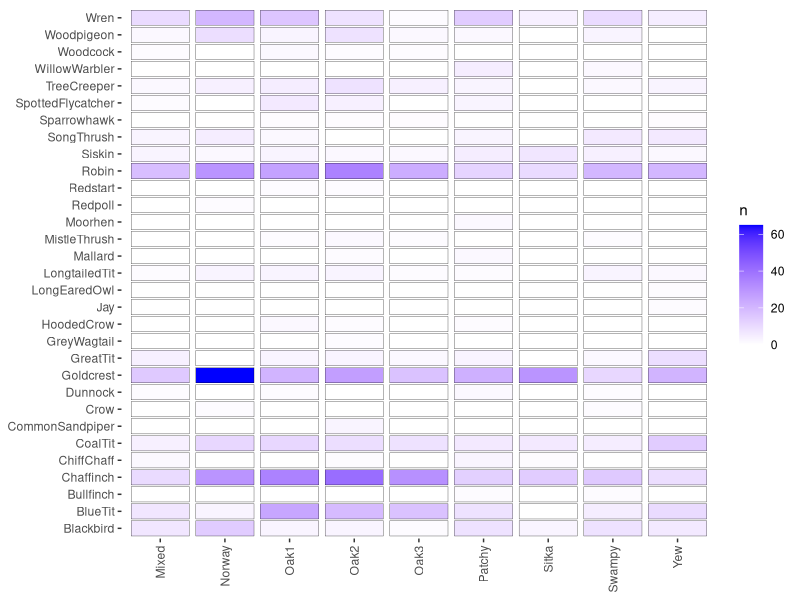
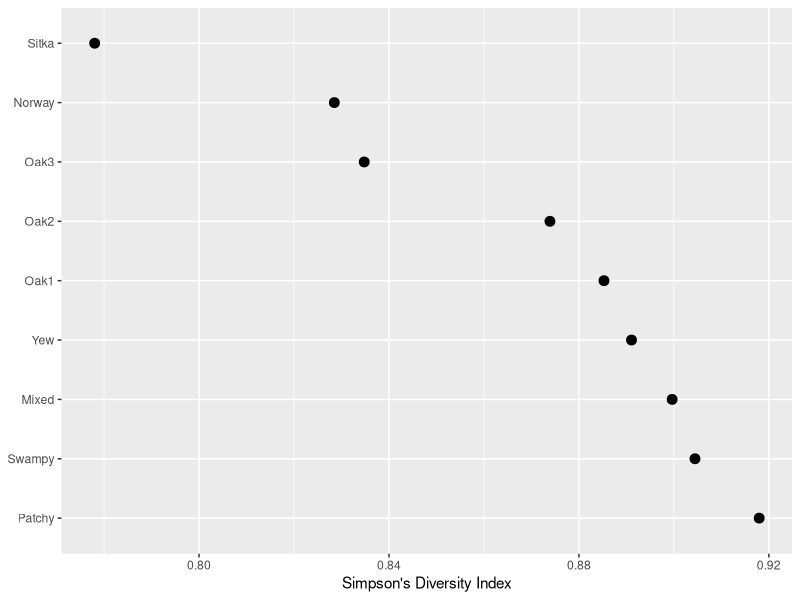
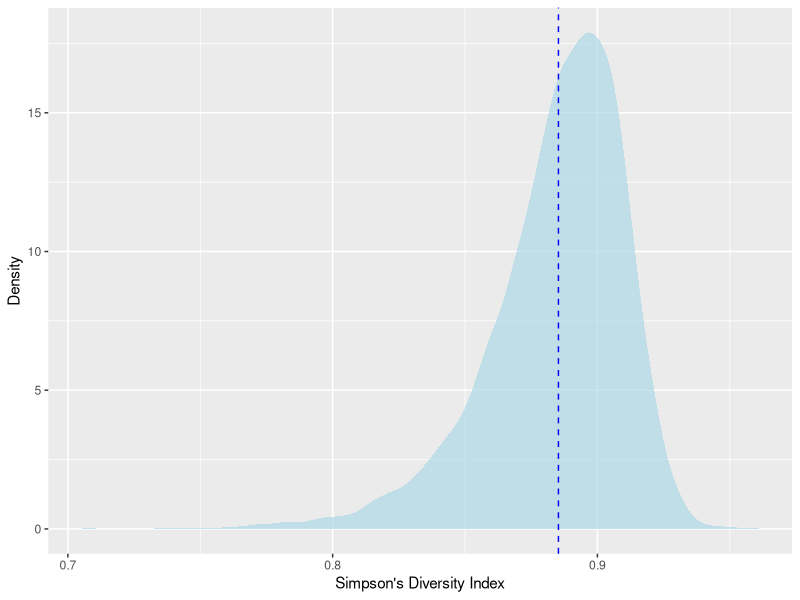
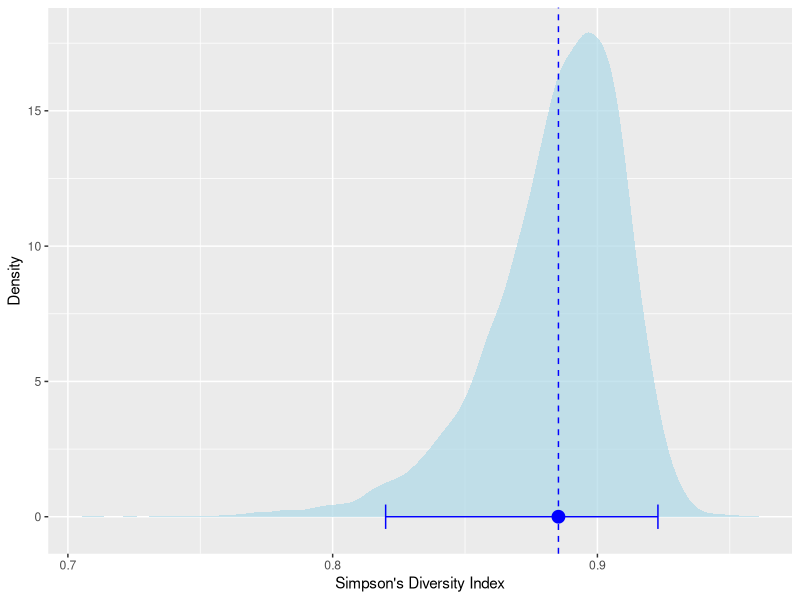
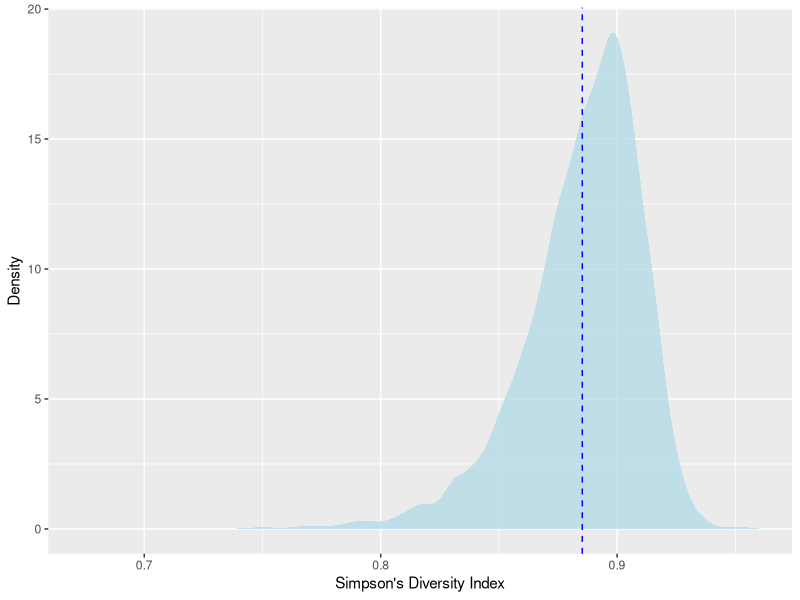

Write the R code that produced these figures, in order.
## ---- chunk 1
set.seed(3625)
## ---- chunk 2
library(tidyverse)
library(boot)
## ---- chunk 3
# A tiny dataset we can reason about
x <- c(2, 4, 7, 9, 10)

# The observed mean
mean(x)
## ---- chunk 4
x_star1 <- sample(x, size = length(x), replace = TRUE)
# look at this data and compare to x
x_star1
# here is the mean of this sample
mean(x_star1)

x_star2 <- sample(x, size = length(x), replace = TRUE)
x_star2
mean(x_star2)

x_star3 <- sample(x, size = length(x), replace = TRUE)
x_star3
mean(x_star3)
## ---- chunk 5
x_norep <- sample(x, size = length(x), replace = FALSE)
x_norep
mean(x_norep)
## ---- chunk 6
birds <- read_csv("data/KillarneyBirds.csv")
birds
## ---- chunk 7
birdsLong <- birds %>% pivot_longer(cols=-1,names_to="Habitat",values_to="n")
ggplot(data=birdsLong,mapping = aes(y=Species,x=Habitat,fill=n)) +
  geom_tile(color="black", width=0.9, height=0.9) + 
  scale_fill_gradient(low="white", high="blue") +
  labs(x=NULL,y=NULL) +
  theme(axis.text.x = element_text(angle = 90, vjust = 0.5, hjust=1),
        panel.background = element_blank())
## ---- chunk 8
n <- birds$Oak1
n
## ---- chunk 9
N <- sum(n)
N
## ---- chunk 10
D <- 1 - sum(n*(n-1)) / (N*(N-1))
D
## ---- chunk 11
sdiFunc <- function(x){
  N <- sum(x)
  D <- 1 - sum(x*(x-1)) / (N*(N-1))
  D
}
oak1Div <- sdiFunc(x=birds$Oak1)
oak1Div
## ---- chunk 12
sdiHabitat <- apply(birds[,-1], MARGIN = 2, FUN=sdiFunc)
sdiHabitat
## ---- chunk 13
sdiHabitat <- sdiHabitat %>% as_tibble %>% add_column(Habitat = names(sdiHabitat))
ggplot(data = sdiHabitat, mapping = aes(x=value,y=reorder(Habitat,-value))) +
  geom_point(size=3) +
  labs(x="Simpson's Diversity Index",y=NULL)
## ---- chunk 14
R <- 1e4
# structure to hold results
sdiDistOak1 <- numeric()
for(i in 1:R){
  x <- birds$Oak1
  xSamp <- sample(x,size=length(x),replace=TRUE)
  sdiDistOak1[i] <- sdiFunc(xSamp)
}

ggplot() + geom_density(mapping=aes(x=sdiDistOak1),
                        fill="lightblue",color=NA,alpha=0.7) + 
  geom_vline(xintercept = oak1Div,color="blue",linetype="dashed") +
  labs(x="Simpson's Diversity Index",y="Density")
## ---- chunk 15
mean(sdiDistOak1)
## ---- chunk 16
ci95Oak1 <- quantile(sdiDistOak1,probs = c(0.025,0.975))
names(ci95Oak1) <- c("lower","upper")
ci95Oak1
ggplot() + geom_density(mapping=aes(x=sdiDistOak1),fill="lightblue",color=NA,alpha=0.7) + 
  geom_vline(xintercept = oak1Div,color="blue",linetype="dashed") +
  geom_errorbar(mapping=aes(xmin=ci95Oak1[1],xmax=ci95Oak1[2],y=0),
                color="blue",
                orientation = "y") +
  geom_point(mapping=aes(x = oak1Div,y=0),
             color="blue",size=4) +
  labs(x="Simpson's Diversity Index",y="Density")
## ---- chunk 17
# this is a function boot will understand
sdiBootFunc <- function(x, indicies) {
  y <- x[indicies]
  N <- sum(y)
  D <- 1 - sum(y*(y-1)) / (N*(N-1))
  D
}
# the actual bootstrapping with R replicates
sdiOakBoot <- boot(data = birds$Oak1, statistic = sdiBootFunc, R=1e4)
sdiOakBoot
## ---- chunk 18
ggplot() + geom_density(mapping=aes(x=sdiOakBoot$t),
                        fill="lightblue",color=NA,alpha=0.7) + 
  geom_vline(xintercept = sdiOakBoot$t0,color="blue",linetype="dashed") +
  labs(x="Simpson's Diversity Index",y="Density")
## ---- chunk 19
boot.ci(sdiOakBoot)
